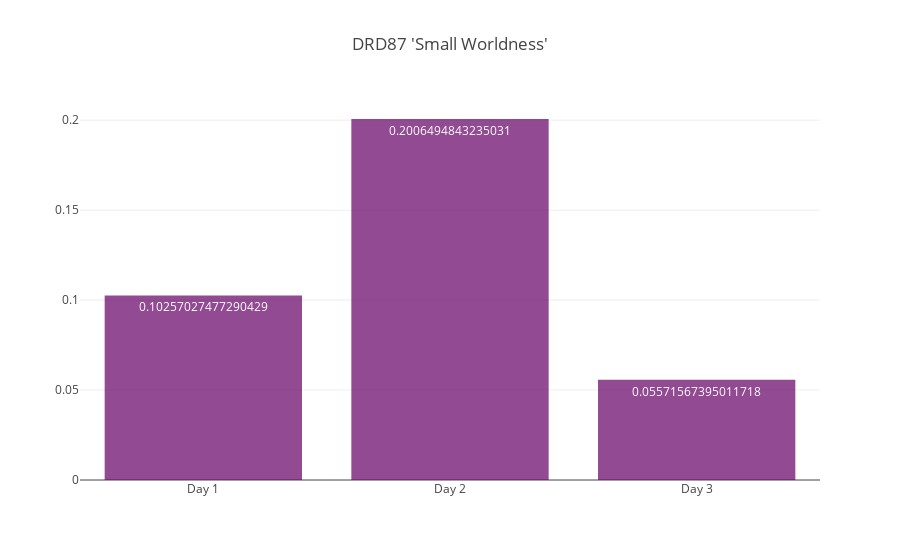

The cell this chart's notebook holds for it:
### Code cell
x = ["Day 1", "Day 2", "Day 3"]
y = [drd87_day1_graph.small_worldness, drd87_day2_graph.small_worldness, drd87_day3_graph.small_worldness]
plot_network_measures(x, y, title="DRD87 'Small Worldness'", color="rgb(100,0,100)")

### Figure 1 — Plotly figure (JSON) as saved in the notebook; plotly's stock layout.template omitted (floating-point values rounded to 4 significant figures)
{"data": [{"marker": {"color": "rgb(100,0,100)"}, "name": "1", "opacity": 0.7, "text": [0.1026, 0.2006, 0.05572], "textposition": "auto", "type": "bar", "uid": "4003d4", "x": ["Day 1", "Day 2", "Day 3"], "y": [0.1026, 0.2006, 0.05572]}], "layout": {"autosize": true, "title": "DRD87 'Small Worldness'", "xaxis": {"autorange": true, "range": [-0.5, 2.5], "type": "category"}, "yaxis": {"autorange": true, "range": [0, 0.2112], "type": "linear"}}}
